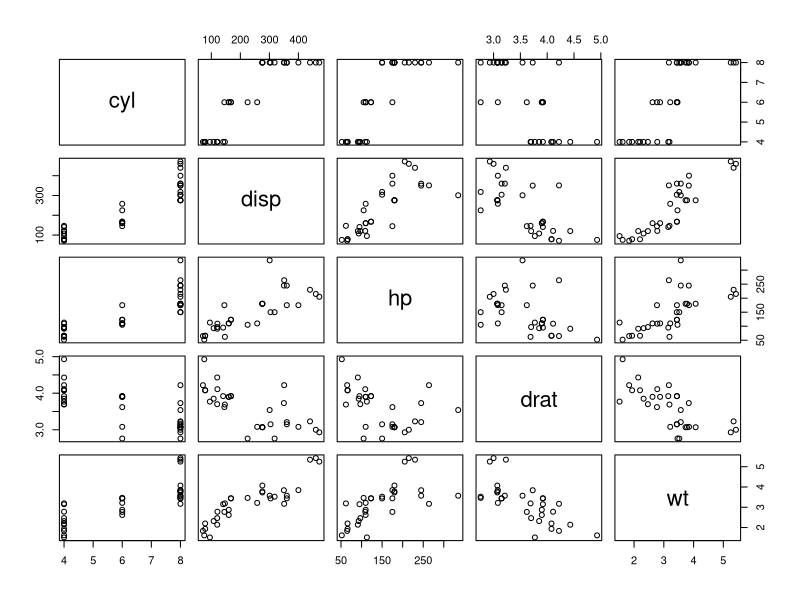

The R script that drew this image: (Note: this script raises an error after producing the figure.)
#
pairs(mtcars[, 2:6])

#
newdata <- subset(mtcars, select = 
                    c(2, 7:8, 11, 12))
pairs(newdata)

pairs(mtcars[, -c(1, 3:6, 9, 10)])

#
eficientes <- filter(mtcars, mpg >= 30)
eficientes

#
pairs(eficientes[, 2:6])

merc <- mtcars %>% 
  filter(str_detect(model, "Merc"))
merc

pairs(merc[, 2:6])

#
cor(mtcars[, c(2,4)])

cor(newdata)

cor(merc[, 2:6])

#orangeec[3, 4] -> 2550
pairs(orangeec[, 2:6])

pairs(orangeec[, 5:10])

#
newdata <- subset(orangeec, select = c(5, 6, 10, 11, 12, 13))
pairs(newdata)

#
cor(orangeec[, 2:6])
cor(orangeec[, 2:6], use = "complete.obs")

cor(orangeec[, 5:10], use = "complete.obs")

cor(newdata, use = "complete.obs")

summary(mtcars)

sd(mtcars$mpg)
mean(mtcars$mpg)
porDesv <- (sd(mtcars$mpg) / 
              mean(mtcars$mpg)) * 100
porDesv

sd(orangeec$Internet)
porDesv2 <- (sd(orangeec$Internet) /
               mean(orangeec$Internet)) * 100
porDesv2

summary(orangeec)


# elminar nas
mean(orangeec$AporteEcNa, na.rm = TRUE)
sd(orangeec$AporteEcNa, na.rm = TRUE)

porDesv3 <- (sd(orangeec$AporteEcNa, na.rm = TRUE) /
               mean(orangeec$AporteEcNa, na.rm = TRUE)
             ) * 100
porDesv3
  
  
  
  
  